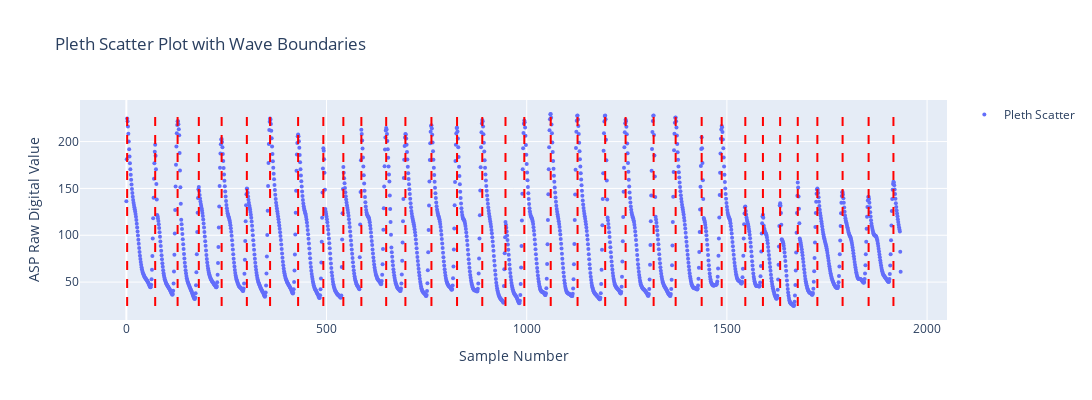

The notebook cell saved with this chart:
### Markdown cell above
# Scatter Plot with Ploty

### Code cell
import plotly.graph_objs as go
from plotly.offline import plot
import pandas as pd
import numpy as np
import matplotlib.pyplot as pt
from scipy.signal import find_peaks
import json

csv_path = 'myfile_new.csv' 
df = pd.read_csv(csv_path)

if 'ASP_col' not in df.columns:
    raise KeyError("Column 'ASP_col missing")

pleth_raw1 = df['ASP_col'].values  

#(Optional) Simple MA Smoothing
window_size = 5 
kernel = np.ones(window_size) / window_size
pleth_raw = np.convolve(pleth_raw1, kernel, mode='same')


#Min distance
fs = 100 
HR_max = 200     
min_distance = int(fs * (60 / HR_max))
#Height
peak_height = np.percentile(pleth_raw, 50)
#Prominence
dynamic_range = pleth_raw.max() - pleth_raw.min()
peak_prominence = 0.10 * dynamic_range

#Peaks
peaks, properties = find_peaks(
    pleth_raw,
    height=peak_height,
    distance=min_distance,
    prominence=peak_prominence
)

#Wave segmentation
pleth = []
segments = list(zip(peaks, peaks[1:]))
for start, end in segments:
    pleth.append(pleth_raw[start:end])

#maxima & minima
max_val = pleth_raw.max()
min_val = pleth_raw.min()
idx_max = int(np.argmax(pleth_raw))
idx_min = int(np.argmin(pleth_raw))

def find_wave(idx):
    for i, (s, e) in enumerate(segments):
        if s <= idx < e:
            return i
    return None

i_max = find_wave(idx_max)
i_min = find_wave(idx_min)

print(f"Max value in dataset: {max_val:.2f} (pleth[{i_max}])")
print(f"Min value in dataset: {min_val:.2f} (pleth[{i_min}])")

#Wave segementation - List's
pleth = []
for i in range(len(peaks) - 1):
    start, end = peaks[i], peaks[i + 1]
    pleth.append(pleth_raw[start:end])



#Plotting
time_axis = np.arange(len(pleth_raw))
fig = go.Figure()
# Scatter
fig.add_trace(go.Scatter(
    x=time_axis,
    y=pleth_raw,
    mode='markers',
    marker=dict(size=4),
    name='Pleth Scatter'
))
# Vertical lines 
for pk in peaks:
    fig.add_shape(
        type='line',
        x0=pk, x1=pk,
        y0=min_val, y1=max_val,
        line=dict(color='red', dash='dash')
    )
fig.update_layout(
    title='Pleth Scatter Plot with Wave Boundaries',
    xaxis_title='Sample Number',
    yaxis_title='ASP Raw Digital Value',
    height=400,
    width=1400,
    showlegend=True
)

fig.show()

### Figure 1 — Plotly figure (JSON) as saved in the notebook; plotly's stock layout.template omitted (floating-point values rounded to 4 significant figures; data arrays with more than 128 entries replaced by an {"elided": "..."} marker saying what was removed)
{"data": [{"marker": {"size": 4}, "mode": "markers", "name": "Pleth Scatter", "type": "scatter", "x": {"elided": "1935 int values"}, "y": {"elided": "1935 float values"}}], "layout": {"height": 400, "shapes": [{"line": {"color": "red", "dash": "dash"}, "type": "line", "x0": 2, "x1": 2, "y0": 24.46, "y1": 229.5}, {"line": {"color": "red", "dash": "dash"}, "type": "line", "x0": 72, "x1": 72, "y0": 24.46, "y1": 229.5}, {"line": {"color": "red", "dash": "dash"}, "type": "line", "x0": 128, "x1": 128, "y0": 24.46, "y1": 229.5}, {"line": {"color": "red", "dash": "dash"}, "type": "line", "x0": 181, "x1": 181, "y0": 24.46, "y1": 229.5}, {"line": {"color": "red", "dash": "dash"}, "type": "line", "x0": 238, "x1": 238, "y0": 24.46, "y1": 229.5}, {"line": {"color": "red", "dash": "dash"}, "type": "line", "x0": 301, "x1": 301, "y0": 24.46, "y1": 229.5}, {"line": {"color": "red", "dash": "dash"}, "type": "line", "x0": 359, "x1": 359, "y0": 24.46, "y1": 229.5}, {"line": {"color": "red", "dash": "dash"}, "type": "line", "x0": 429, "x1": 429, "y0": 24.46, "y1": 229.5}, {"line": {"color": "red", "dash": "dash"}, "type": "line", "x0": 492, "x1": 492, "y0": 24.46, "y1": 229.5}, {"line": {"color": "red", "dash": "dash"}, "type": "line", "x0": 542, "x1": 542, "y0": 24.46, "y1": 229.5}, {"line": {"color": "red", "dash": "dash"}, "type": "line", "x0": 587, "x1": 587, "y0": 24.46, "y1": 229.5}, {"line": {"color": "red", "dash": "dash"}, "type": "line", "x0": 649, "x1": 649, "y0": 24.46, "y1": 229.5}, {"line": {"color": "red", "dash": "dash"}, "type": "line", "x0": 697, "x1": 697, "y0": 24.46, "y1": 229.5}, {"line": {"color": "red", "dash": "dash"}, "type": "line", "x0": 762, "x1": 762, "y0": 24.46, "y1": 229.5}, {"line": {"color": "red", "dash": "dash"}, "type": "line", "x0": 826, "x1": 826, "y0": 24.46, "y1": 229.5}, {"line": {"color": "red", "dash": "dash"}, "type": "line", "x0": 889, "x1": 889, "y0": 24.46, "y1": 229.5}, {"line": {"color": "red", "dash": "dash"}, "type": "line", "x0": 947, "x1": 947, "y0": 24.46, "y1": 229.5}, {"line": {"color": "red", "dash": "dash"}, "type": "line", "x0": 994, "x1": 994, "y0": 24.46, "y1": 229.5}, {"line": {"color": "red", "dash": "dash"}, "type": "line", "x0": 1060, "x1": 1060, "y0": 24.46, "y1": 229.5}, {"line": {"color": "red", "dash": "dash"}, "type": "line", "x0": 1127, "x1": 1127, "y0": 24.46, "y1": 229.5}, {"line": {"color": "red", "dash": "dash"}, "type": "line", "x0": 1196, "x1": 1196, "y0": 24.46, "y1": 229.5}, {"line": {"color": "red", "dash": "dash"}, "type": "line", "x0": 1247, "x1": 1247, "y0": 24.46, "y1": 229.5}, {"line": {"color": "red", "dash": "dash"}, "type": "line", "x0": 1317, "x1": 1317, "y0": 24.46, "y1": 229.5}, {"line": {"color": "red", "dash": "dash"}, "type": "line", "x0": 1372, "x1": 1372, "y0": 24.46, "y1": 229.5}, {"line": {"color": "red", "dash": "dash"}, "type": "line", "x0": 1437, "x1": 1437, "y0": 24.46, "y1": 229.5}, {"line": {"color": "red", "dash": "dash"}, "type": "line", "x0": 1487, "x1": 1487, "y0": 24.46, "y1": 229.5}, {"line": {"color": "red", "dash": "dash"}, "type": "line", "x0": 1546, "x1": 1546, "y0": 24.46, "y1": 229.5}, {"line": {"color": "red", "dash": "dash"}, "type": "line", "x0": 1590, "x1": 1590, "y0": 24.46, "y1": 229.5}, {"line": {"color": "red", "dash": "dash"}, "type": "line", "x0": 1633, "x1": 1633, "y0": 24.46, "y1": 229.5}, {"line": {"color": "red", "dash": "dash"}, "type": "line", "x0": 1677, "x1": 1677, "y0": 24.46, "y1": 229.5}, {"line": {"color": "red", "dash": "dash"}, "type": "line", "x0": 1726, "x1": 1726, "y0": 24.46, "y1": 229.5}, {"line": {"color": "red", "dash": "dash"}, "type": "line", "x0": 1789, "x1": 1789, "y0": 24.46, "y1": 229.5}, {"line": {"color": "red", "dash": "dash"}, "type": "line", "x0": 1854, "x1": 1854, "y0": 24.46, "y1": 229.5}, {"line": {"color": "red", "dash": "dash"}, "type": "line", "x0": 1916, "x1": 1916, "y0": 24.46, "y1": 229.5}], "showlegend": true, "title": {"text": "Pleth Scatter Plot with Wave Boundaries"}, "width": 1400, "xaxis": {"title": {"text": "Sample Number"}}, "yaxis": {"title": {"text": "ASP Raw Digital Value"}}}}
